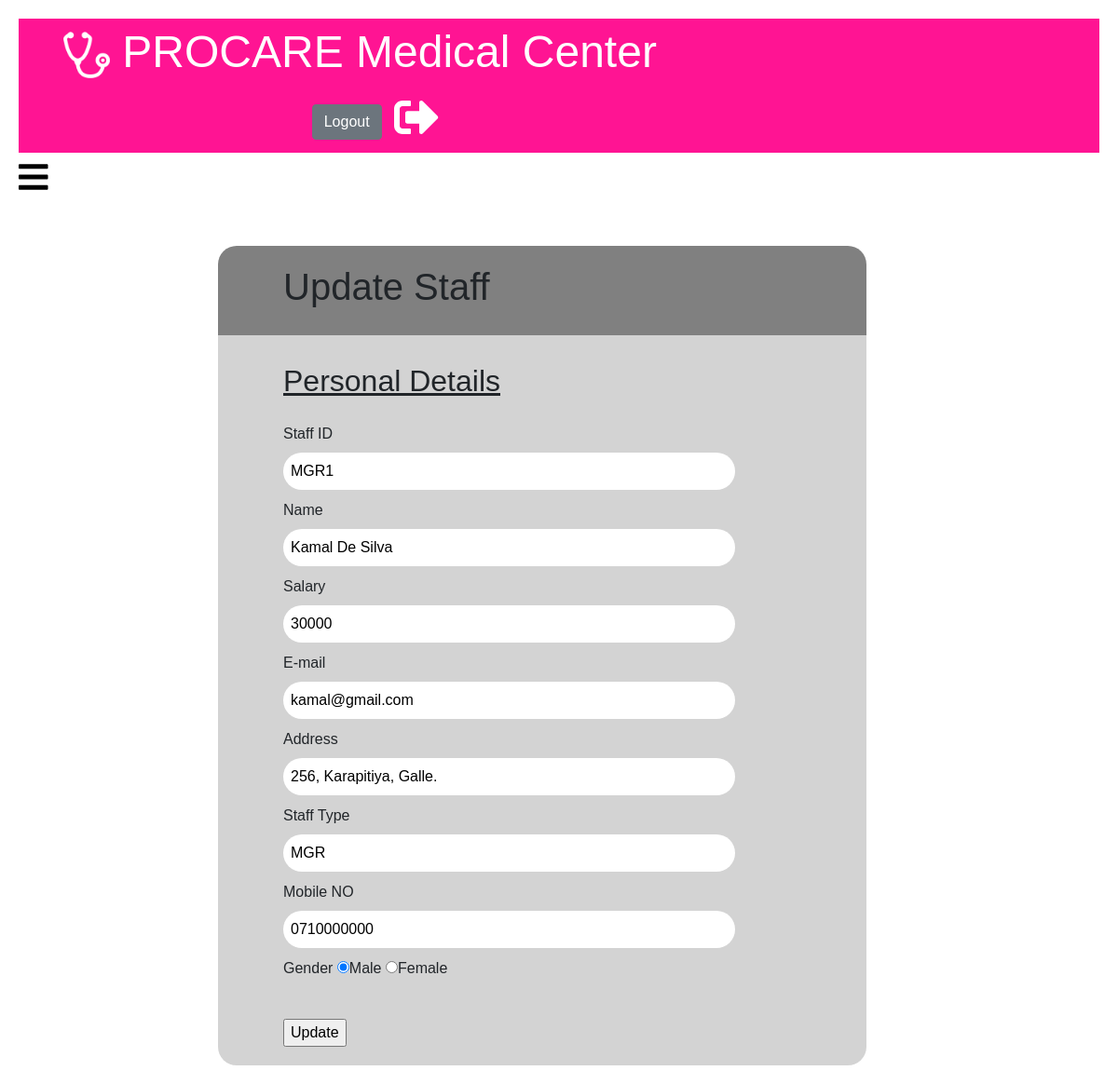
The page /updatestaff.php?id=MGR1 on the database its author committed.
### tables this page shows
CREATE TABLE IF NOT EXISTS `staff` (
  `staff_id` varchar(10) NOT NULL,
  `password` varchar(20) NOT NULL,
  `name` varchar(50) NOT NULL,
  `salary` varchar(10) NOT NULL,
  `email` varchar(50) NOT NULL,
  `address` varchar(100) NOT NULL,
  `staff_type` varchar(3) NOT NULL,
  `mobile_no` varchar(10) NOT NULL,
  `gender` varchar(7) NOT NULL,
  PRIMARY KEY (`staff_id`)
);

### updatestaff.php (the view, shortened to what this page needs)
<?php
    include "config.php";
if(isset($_GET['id'])){
    $user_id = $_GET['id'];
    $sql = "Select * from staff where staff_id ='$user_id'";
    $result = $conn->query($sql);
    if($row = $result->fetch_assoc()){
        $id = $row['staff_id'];
       $name = $row['name'];
       $salary = $row['salary'];
       $email = $row['email'];
       $address = $row['address'];
       $type = $row['staff_type'];
       $mobile = $row['mobile_no'];
       $gender = $row['gender'];
    }
}
?>
<!DOCTYPE html>
<html>
<head>
 <link rel="stylesheet" href="css/bootstrap.css">
    <link rel="stylesheet" href="index.css">
    <link rel="stylesheet" type="text/css" href="procare-STYLES1.css">
</head>
<body>
  <div id="content">
      <div class="header">
     <img src="Logo.png" width="50" height="50">   PROCARE Medical Center
           &nbsp;&nbsp;&nbsp;&nbsp;&nbsp;&nbsp;&nbsp;&nbsp;&nbsp;&nbsp;&nbsp;&nbsp;&nbsp;&nbsp;&nbsp;&nbsp;&nbsp;&nbsp;&nbsp;&nbsp;&nbsp;&nbsp;&nbsp; &nbsp;&nbsp;&nbsp;&nbsp;&nbsp;&nbsp;&nbsp;&nbsp;&nbsp;&nbsp;&nbsp;&nbsp;&nbsp;&nbsp;&nbsp;&nbsp;&nbsp;&nbsp;&nbsp;
          <a href="logout.php">    <button type="button" class="btn btn-secondary" >Logout</button></a>
                <i class="fas fa-sign-out-alt"></i>
        </div>
      <span class="slide">
      <a href="#" onclick="openSlideMenu()">
        <i class="fas fa-bars"></i>
      </a>
    </span>
    <div class="commonClass" style="background-color: gray; margin: auto;border-top-right-radius: 20px;
    border-top-left-radius:20px;float:right; margin-right:250px;margin-top:100px;padding:20px;
">
                <header>
                    <h1 style="padding-left: 50px;">Update Staff</h1>
                </header>
            </div>
        <div class="commonClass" style="background-color:lightgray;border-bottom-right-radius: 20px;
    border-bottom-left-radius:20px;float:right; margin-right:250px;padding:20px;
">
            <form name="myForm" onsubmit="return validation()" method="POST">
              <div class="innerDiv">
             <label for=""><u><h2>Personal Details</h2></u></label><br>
                </div>
                 <div class="innerDiv">
                <label for="name">Staff ID</label><br>
                <input type="text" name="id" value="<?php echo $id; ?>" >
            </div>
            <div class="innerDiv">
                <label for="name">Name</label><br>
                <input type="text" name="name" value="<?php echo $name; ?>">
            </div>
            <div class="innerDiv">
                <label for="dob">Salary</label><br>
                <input type="text" name="salary" value="<?php echo $salary; ?>">
            </div>
            <div class="innerDiv">
                <label for="fullname">E-mail</label><br>
                <input type="text"  name="email" value="<?php echo $email; ?>">
            </div>
            <div class="innerDiv">
                <label for="fullname">Address</label><br>
                <input type="text"  name="address" value="<?php echo $address; ?>">
            </div>
            <div class="innerDiv">
                <label for="fullname">Staff Type</label><br>
                <input type="text"  name="type" value="<?php echo $type; ?>">
            </div>
            <div class="innerDiv">
                <label for="fullname">Mobile NO</label><br>
                <input type="text"  name="mobile" value="<?php echo $mobile; ?>">
            </div>
            <div class="innerDiv">
                <label>Gender</label>
                <input type="radio" name="gender" value="Male" <?php if($gender == 'Male'){echo "checked";} ?>>Male
                <input type="radio" name="gender" value="Female" <?php if($gender == 'Female'){echo "checked";} ?>>Female
            </div>
<br>
             <div class="innerDiv">
                 <input type="submit" name="submit" value="Update">
            </div>
            </form>
        </div>
  </div>
</body>
</html>

### index.css (style rules this page uses)
.header { text-align: left; background-color: deeppink; color: white; font-size:300%; padding-left: 1em; padding-right: 1em; }
body { font-family: 'Alegreya Sans', sans-serif; overflow-x: hidden; padding left: 1em; }
.slide a { color: #000; font-size: 36px; }
#content { padding: 20px; transition: margin-left 0.7s; overflow: hidden; width: 100%; }

### procare-STYLES1.css (style rules this page uses)
.commonClass { width: 60%; margin: auto; overflow: hidden; }
body { font-family: sans-serif; }
.innerDiv { padding-top: 10px; margin-left: 50px; }
input[type=text],[type=date],[type=email],textarea { padding: 8px; width: 80%; border-radius: 20px; border: none; }

### rows shown on the page
staff: id "MGR1", name "Kamal De Silva", salary "30000", email "kamal@gmail.com", address "256, Karapitiya, Galle.", type "MGR", mobile "0710000000", gender "☑"
